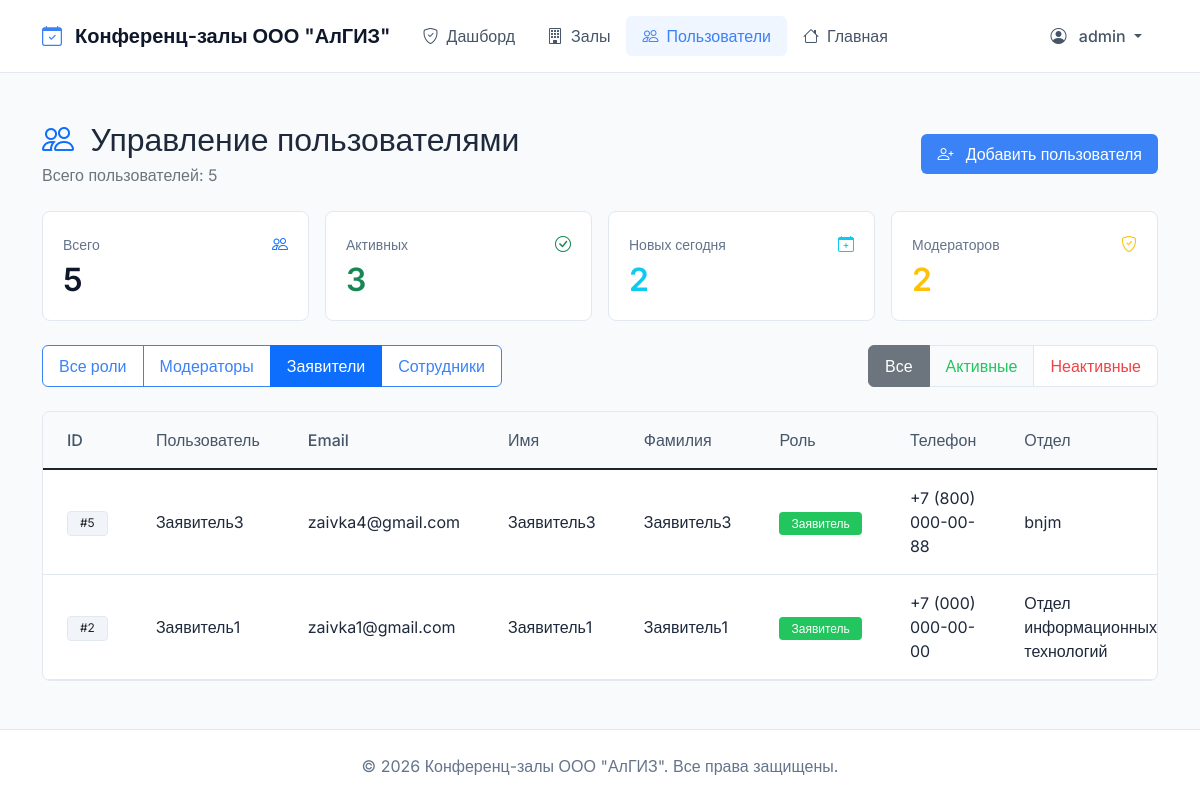
The app's page /moderator/users/?role=requester&active=all (signed in) with its own data.
### bookings/models.py (models this page shows, shortened)
class User(AbstractUser):
    ROLE_CHOICES = (
        ('moderator', 'Модератор'),
        ('requester', 'Заявитель'),
        ('employee', 'Сотрудник'),
    )
    role = models.CharField(max_length=20, choices=ROLE_CHOICES, default='employee', verbose_name="Роль")
    phone = models.CharField(max_length=20, blank=True, verbose_name="Телефон")
    department = models.CharField(max_length=100, blank=True, verbose_name="Отдел")
    def get_full_name(self):
        if self.first_name and self.last_name:
            return f"{self.first_name} {self.last_name}"
        return self.username
    class Meta:
        verbose_name = "Пользователь"
        verbose_name_plural = "Пользователи"

### bookings/views.py (the view)
# urls.py: path('moderator/users/', views.user_management, name='user_management'),
@moderator_required
def user_management(request):
    users = User.objects.all().order_by('-date_joined')
    role_filter = request.GET.get('role', 'all')
    active_filter = request.GET.get('active', 'all')
    if role_filter != 'all':
        users = users.filter(role=role_filter)
    if active_filter == 'active':
        users = users.filter(is_active=True)
    elif active_filter == 'inactive':
        users = users.filter(is_active=False)
    page = request.GET.get('page', 1)
    paginator = Paginator(users, 20)
    try:
        users = paginator.page(page)
    except PageNotAnInteger:
        users = paginator.page(1)
    except EmptyPage:
        users = paginator.page(paginator.num_pages)
    today = timezone.now().date()
    stats = {
        'total': User.objects.count(),
        'moderators': User.objects.filter(role='moderator').count(),
        'requesters': User.objects.filter(role='requester').count(),
        'employees': User.objects.filter(role='employee').count(),
        'active': User.objects.filter(is_active=True).count(),
        'new_today': User.objects.filter(date_joined__date=today).count(),
    }
    return render(request, 'bookings/user_management.html', {
        'users': users,
        'stats': stats,
        'role_filter': role_filter,
        'active_filter': active_filter
    })

### bookings/templates/bookings/user_management.html (shortened to what this page needs)
{% extends 'bookings/base.html' %}
{% load static %}
{% block content %}
<div class="row mb-4">
    <div class="col-12">
        <div class="d-flex flex-wrap justify-content-between align-items-center gap-3">
            <div>
                <h2 class="fw-semibold mb-1">
                    <i class="bi bi-people text-primary me-2"></i>
                    Управление пользователями
                </h2>
                <p class="text-secondary mb-0">Всего пользователей: {{ stats.total }}</p>
            </div>
            <a href="{% url 'bookings:create_user' %}" class="btn btn-primary">
                <i class="bi bi-person-plus me-2"></i>
                Добавить пользователя
            </a>
        </div>
    </div>
</div>
<div class="row g-3 mb-4">
    <div class="col-md-3">
        <div class="stat-card">
            <div class="d-flex align-items-center justify-content-between mb-2">
                <span class="stat-label">Всего</span>
                <i class="bi bi-people text-primary"></i>
            </div>
            <div class="stat-value">{{ stats.total }}</div>
        </div>
    </div>
    <div class="col-md-3">
        <div class="stat-card">
            <div class="d-flex align-items-center justify-content-between mb-2">
                <span class="stat-label">Активных</span>
                <i class="bi bi-check-circle text-success"></i>
            </div>
            <div class="stat-value text-success">{{ stats.active }}</div>
        </div>
    </div>
    <div class="col-md-3">
        <div class="stat-card">
            <div class="d-flex align-items-center justify-content-between mb-2">
                <span class="stat-label">Новых сегодня</span>
                <i class="bi bi-calendar-plus text-info"></i>
            </div>
            <div class="stat-value text-info">{{ stats.new_today }}</div>
        </div>
    </div>
    <div class="col-md-3">
        <div class="stat-card">
            <div class="d-flex align-items-center justify-content-between mb-2">
                <span class="stat-label">Модераторов</span>
                <i class="bi bi-shield-check text-warning"></i>
            </div>
            <div class="stat-value text-warning">{{ stats.moderators }}</div>
        </div>
    </div>
</div>
<div class="row mb-4">
    <div class="col-12">
        <div class="d-flex flex-wrap gap-3 align-items-center justify-content-between">
            <div class="btn-group" role="group">
                <a href="?role=all{% if active_filter %}&active={{ active_filter }}{% endif %}"
                   class="btn btn-outline-primary {% if role_filter == 'all' %}active{% endif %}">
                    Все роли
                </a>
                <a href="?role=moderator{% if active_filter %}&active={{ active_filter }}{% endif %}"
                   class="btn btn-outline-primary {% if role_filter == 'moderator' %}active{% endif %}">
                    Модераторы
                </a>
                <a href="?role=requester{% if active_filter %}&active={{ active_filter }}{% endif %}"
                   class="btn btn-outline-primary {% if role_filter == 'requester' %}active{% endif %}">
                    Заявители
                </a>
                <a href="?role=employee{% if active_filter %}&active={{ active_filter }}{% endif %}"
                   class="btn btn-outline-primary {% if role_filter == 'employee' %}active{% endif %}">
                    Сотрудники
                </a>
            </div>
            <div class="btn-group" role="group">
                <a href="?active=all{% if role_filter %}&role={{ role_filter }}{% endif %}"
                   class="btn btn-outline-secondary {% if active_filter == 'all' %}active{% endif %}">
                    Все
                </a>
                <a href="?active=active{% if role_filter %}&role={{ role_filter }}{% endif %}"
                   class="btn btn-outline-success {% if active_filter == 'active' %}active{% endif %}">
                    Активные
                </a>
                <a href="?active=inactive{% if role_filter %}&role={{ role_filter }}{% endif %}"
                   class="btn btn-outline-danger {% if active_filter == 'inactive' %}active{% endif %}">
                    Неактивные
                </a>
            </div>
        </div>
    </div>
</div>
<div class="row">
    <div class="col-12">
        <div class="border rounded-3 bg-white overflow-hidden">
            {% if users %}
                <div class="table-responsive">
                    <table class="table table-hover align-middle mb-0">
                        <thead class="bg-light">
                            <tr>
                                <th class="px-4 py-3 fw-medium">ID</th>
                                <th class="px-4 py-3 fw-medium">Пользователь</th>
                                <th class="px-4 py-3 fw-medium">Email</th>
                                <th class="px-4 py-3 fw-medium">Имя</th>
                                <th class="px-4 py-3 fw-medium">Фамилия</th>
                                <th class="px-4 py-3 fw-medium">Роль</th>
                                <th class="px-4 py-3 fw-medium">Телефон</th>
                                <th class="px-4 py-3 fw-medium">Отдел</th>
                            </tr>
                        </thead>
                        <tbody>
                            {% for user in users %}
                                <tr>
                                    <td class="px-4 py-3">
                                        <span class="badge bg-light text-dark">#{{ user.id }}</span>
                                    </td>
                                    <td class="px-4 py-3 fw-medium">{{ user.username }}</td>
                                    <td class="px-4 py-3">{{ user.email }}</td>
                                    <td class="px-4 py-3">{{ user.first_name|default:"—" }}</td>
                                    <td class="px-4 py-3">{{ user.last_name|default:"—" }}</td>
                                    <td class="px-4 py-3">
                                        <span class="badge
                                            {% if user.role == 'moderator' %}bg-warning
                                            {% elif user.role == 'requester' %}bg-success
                                            {% else %}bg-info{% endif %}">
                                            {{ user.get_role_display }}
                                        </span>
                                    </td>
                                    <td class="px-4 py-3">{{ user.phone|default:"—" }}</td>
                                    <td class="px-4 py-3">{{ user.department|default:"—" }}</td>
                                </tr>
                            {% endfor %}
                        </tbody>
                    </table>
                </div>
            {% endif %}
        </div>
    </div>
</div>
{% endblock %}

### bookings/templates/bookings/base.html (shortened to what this page needs)
<!DOCTYPE html>
<html lang="ru">
<head>
    <link href="https://cdn.jsdelivr.net/npm/bootstrap@5.1.3/dist/css/bootstrap.min.css" rel="stylesheet">
    <link rel="stylesheet" href="https://cdn.jsdelivr.net/npm/bootstrap-icons@1.8.1/font/bootstrap-icons.css">
    {% load static %}
    <link rel="stylesheet" href="{% static 'bookings/css/style.css' %}">
</head>
<body>
    <nav class="navbar navbar-expand-lg">
        <div class="container">
            <a class="navbar-brand" href="{% url 'bookings:index' %}">
                <i class="bi bi-calendar-check"></i>
                Конференц-залы ООО "АлГИЗ"
            </a>
            <div class="collapse navbar-collapse" id="navbarNav">
                <ul class="navbar-nav me-auto">
                    {% if user.is_authenticated %}
                        {% if user.role == 'moderator' %}
                            <li class="nav-item">
                                <a class="nav-link {% if request.resolver_match.url_name == 'moderator_dashboard' %}active{% endif %}"
                                   href="{% url 'bookings:moderator_dashboard' %}">
                                    <i class="bi bi-shield-check"></i>Дашборд
                                </a>
                            </li>
                            <li class="nav-item">
                                <a class="nav-link {% if request.resolver_match.url_name == 'room_management' %}active{% endif %}"
                                   href="{% url 'bookings:room_management' %}">
                                    <i class="bi bi-building"></i>Залы
                                </a>
                            </li>
                            <li class="nav-item">
                                <a class="nav-link {% if request.resolver_match.url_name == 'user_management' %}active{% endif %}"
                                   href="{% url 'bookings:user_management' %}">
                                    <i class="bi bi-people"></i>Пользователи
                                </a>
                            </li>
                        {% endif %}
                        <li class="nav-item">
                            <a class="nav-link" href="{% url 'bookings:index' %}">
                                <i class="bi bi-house"></i>Главная
                            </a>
                        </li>
                    {% endif %}
                </ul>
                <ul class="navbar-nav">
                    {% if user.is_authenticated %}
                        <li class="nav-item dropdown">
                            <a class="nav-link dropdown-toggle" href="#" id="userDropdown" role="button"
                               data-bs-toggle="dropdown" aria-expanded="false">
                                <i class="bi bi-person-circle"></i>
                                {{ user.get_full_name|default:user.username }}
                            </a>
                        </li>
                    {% endif %}
                </ul>
            </div>
        </div>
    </nav>
    <main class="container mt-5">
        {% block content %}
        {% endblock %}
    </main>
    <footer class="footer mt-5 py-4">
        <div class="container text-center">
            <span>© 2026 Конференц-залы ООО "АлГИЗ". Все права защищены.</span>
        </div>
    </footer>
</body>
</html>

### records on screen
User: get_full_name "admin"
User: id "5", username "Заявитель3", email "zaivka4@gmail.com", first_name "Заявитель3", last_name "Заявитель3", role "Заявитель", phone "+7 (800) 000-00-88", department "bnjm"
User: id "2", username "Заявитель1", email "zaivka1@gmail.com", first_name "Заявитель1", last_name "Заявитель1", role "Заявитель", phone "+7 (000) 000-00-00", department "Отдел информационных технологий"

### other values on screen
{{ stats.total }} "5"
{{ stats.active }} "3"
{{ stats.new_today }} "2"
{{ stats.moderators }} "2"
